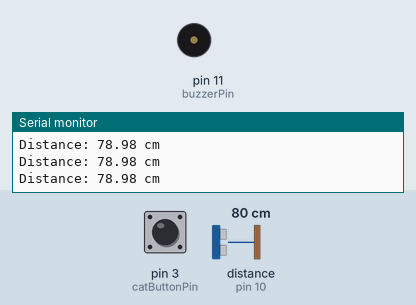
A sketch run on a simulated Arduino Uno, built with avr-gcc and run on an emulated ATmega328P. Parts: buzzer (waves = sounding, pin HIGH), the last lines printed to the serial monitor. Wiring (inferred from the names in the program): ultrasonic range finder: trigger pin 9; echo pin 10. The inputs (shaded band) are chosen by the test bench; at power-on: distance to the obstacle (sensor on pin 10) 80 cm, pin 3 (catButtonPin) HIGH. The echo pulse lasts 58.3 µs per cm; pins used as bus, display or sensor lines are not drawn.

Above: at 1.3 s.
1.4 s: distance to the obstacle (sensor on pin 10) set to 55 cm
2.9 s: distance to the obstacle (sensor on pin 10) set to 47 cm
At 3.7 s:
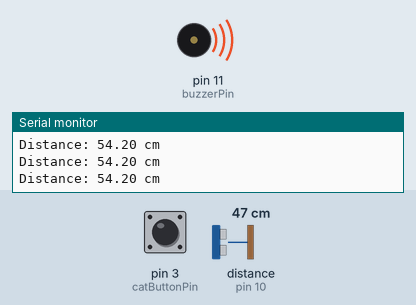
5.9 s: distance to the obstacle (sensor on pin 10) set to 60 cm
At 6.8 s:
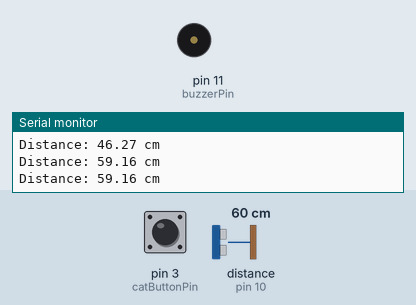
Timing chart, 0 to 8.9 s (numbered marks = the images above; inputs shaded):
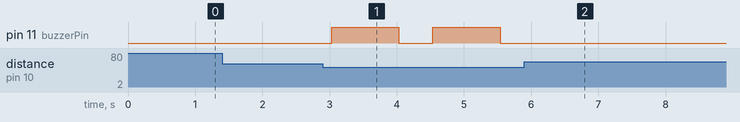

The sketch:

Cat-Repeller.ino
```cpp
                                                      //  “The project was written by MuratAlpTR” //

// Animal Repellent using Ultrasonic Sensor

const int trigPin = 9; // Ultrasonic sensor's trigger pin
const int echoPin = 10; // Ultrasonic sensor's echo pin
const int buzzerPin = 11; // Buzzer pin
const int catButtonPin = 3; // Cat button pin

void setup() {
  pinMode(trigPin, OUTPUT);
  pinMode(echoPin, INPUT);
  pinMode(buzzerPin, OUTPUT);
  pinMode(catButtonPin, INPUT_PULLUP); // Connect the cat button with an internal pull-up resistor
  Serial.begin(9600);
}

void loop() {
  digitalWrite(trigPin, LOW);
  delayMicroseconds(2);
  digitalWrite(trigPin, HIGH);
  delayMicroseconds(10);
  digitalWrite(trigPin, LOW);

  long duration = pulseIn(echoPin, HIGH);
  float distance = duration * 0.034 / 2;

  if (distance < 50) { // If an animal is closer than 50 cm
    digitalWrite(buzzerPin, HIGH); // Activate the buzzer
    delay(1000); // Wait for 1 second
    digitalWrite(buzzerPin, LOW); // Turn off the buzzer
  }

  // Check the cat button
  if (digitalRead(catButtonPin) == LOW) {
    Serial.println("Cat button pressed!");
    // Perform cat repellent actions here
  }

  Serial.print("Distance: ");
  Serial.print(distance);
  Serial.println(" cm");
  delay(500); // Wait for 0.5 seconds
}


                                                      //  “The project was written by MuratAlpTR” //
```

Measured:
- the behaviour switches between 51 and 50 cm on distance to the obstacle (sensor on pin 10) (found by bisection; images 0 and 1)
- after the input at 2.9 s, pin 11 (buzzerPin): alternates HIGH for 1.0 s and LOW for 0.50 s, starting after 0.13 s
- after the input at 5.9 s, pin 11 (buzzerPin): stops changing and stays LOW
